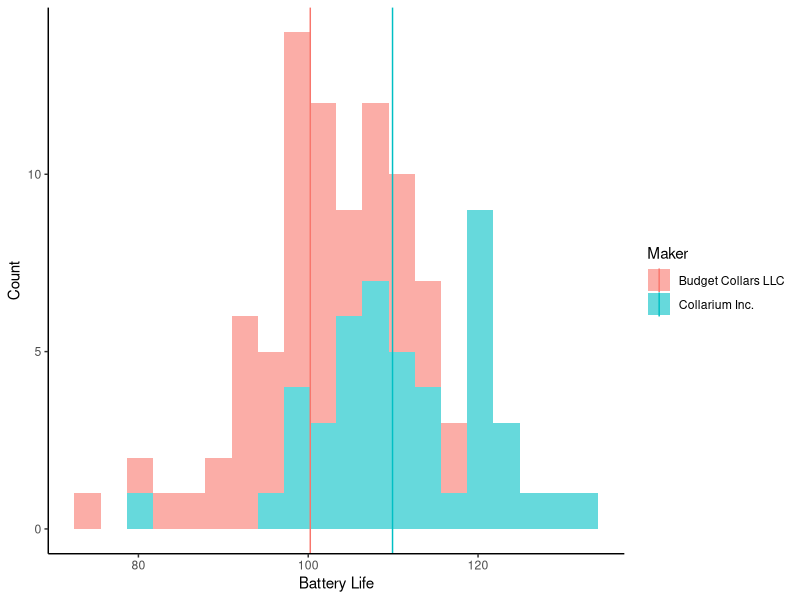
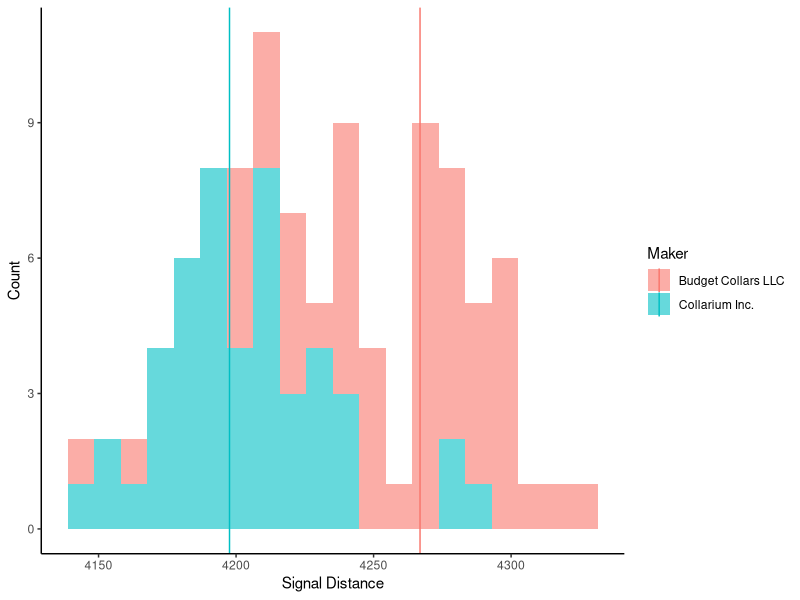

These figures' R source, in order:
## ---- chunk 1
knitr::opts_chunk$set(echo = TRUE)
## ---- chunk 2
library(tidyverse)
collars = read_csv("../data/collar_data.csv")

collars %>%
  ggplot(aes(x=battery_life, fill = maker)) +
  geom_histogram(alpha = 0.6, bins = 20) +
  geom_vline(data = collars %>%
               group_by(maker) %>%
               summarize(median_battery = median(battery_life)), 
             aes(xintercept = median_battery, col = maker)) +
  ylab("Count") +
  xlab("Battery Life") +
  scale_color_discrete(name = "Maker") +
  scale_fill_discrete(name = "Maker") +
  theme_classic()

collars %>%
  ggplot(aes(x=signal_distance, fill = maker)) +
  geom_histogram(alpha = 0.6, bins = 20) +
  geom_vline(data = collars %>%
               group_by(maker) %>%
               summarize(median_signal = median(signal_distance)), 
             aes(xintercept = median_signal, col = maker)) +
  ylab("Count") +
  xlab("Signal Distance") +
  scale_color_discrete(name = "Maker") +
  scale_fill_discrete(name = "Maker") +
  theme_classic()


## ---- chunk 3
t.test(battery_life ~ maker, data = collars)
